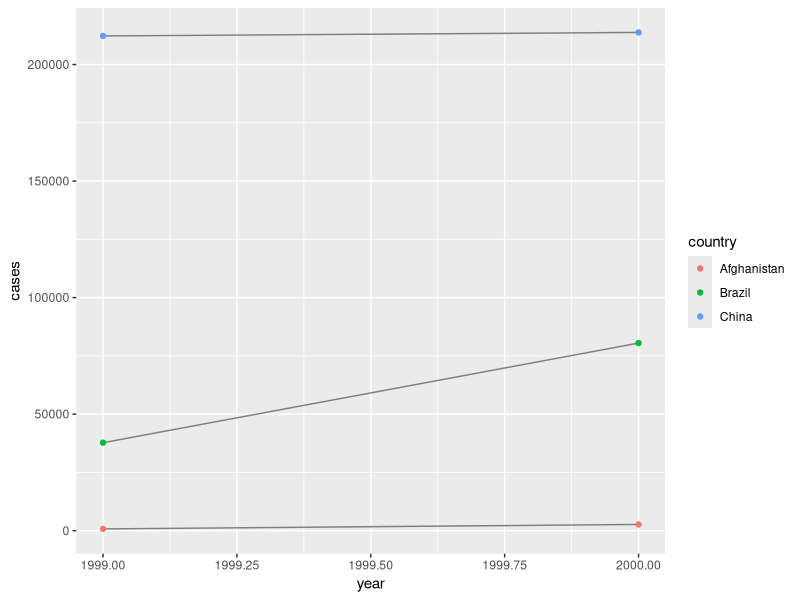
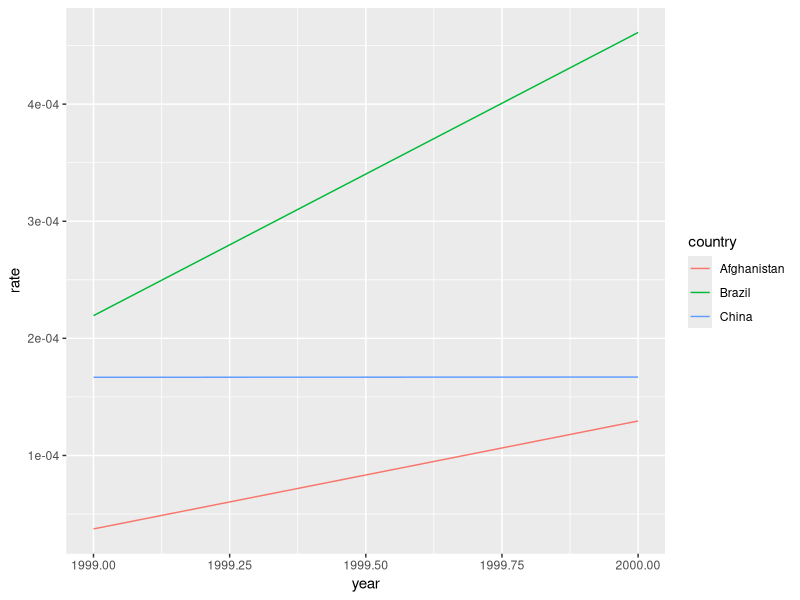

These charts were generated, in order, by the following R code: (Note: this script raises an error after producing the figures.)

library(tidyverse)

table1
table2
table3
table4a
table4b

table1 %>% mutate(rate=cases / population * 10000)
table1 %>% count(year, wt=cases)

library(ggplot2)
ggplot(table1, aes(year, cases)) +
  geom_line(aes(group=country), color="grey50") +
  geom_point(aes(color=country))


#Ex.1

#Ex.2

table2 %>% 
  mutate(cases=ifelse(type=='cases', count, 0),
         poputation=ifelse(type=='population', count, 0)) %>%
  group_by(country, year) %>%
  summarize(cases=sum(cases),
            population=sum(poputation),
            rate=sum(cases)/sum(poputation))


inner_join(table4a, table4b, by=c('country')) %>%
  select(country, `1999`=`1999.x`/`1999.y`)
  
inner_join(table4a, table4b, by=c('country')) %>%
  rename(cases_99=`1999.x`, cases_00=`2000.x`, pops_99=`1999.y`, pops_00=`2000.y`) %>%
  mutate(rate_99=cases_99/pops_99, rate_00=cases_00/pops_00)

#Ex.4
table2 %>%
  mutate(cases=ifelse(type=="cases", count, 0), population=ifelse(type=="population", count, 0)) %>%
  group_by(country, year) %>%
  summarize(rate=sum(cases)/sum(population)) %>%
  ggplot(aes(x=year, y=rate)) +
  geom_line(aes(color=country))


#複数の列を集めて、一つの列にまとめる
tidy4a <- table4a %>%
  gather(`1999`, `2000`, key="year", value="cases")

tidy4b <- table4b %>%
  gather(`1999`, `2000`, key="year", value="population")

left_join(tidy4a, tidy4b)


#一つの列を複数の列に分散させる
table2 %>% spread(key=type, value=count)


library(tidyverse)

#Ex.1
#year列の型情報がspreadした（列名にした）段階で失われる
stocks <- tibble(
  year = c(2015, 2015, 2016, 2016),
  half = c(1, 2, 1, 2),
  return = c(1.88, 0.59, 0.92, 0.17))

stocks %>%
  spread(key=year, value=return) %>%
  gather("year", "return", `2015`:`2016`)

st <- stocks %>%
  spread(key=year, value=return)

st %>% gather(`2015`, `2016`, key="year", value="return")
?gather #povot_longerにリニューアルされている


#Ex.2
#数字そのままを列名として認識しない
table4a %>%
  gather(`1999`, `2000`, key="year", value="cases")

#Ex.3
people <- tribble(
  ~name, ~key, ~value,
  "Phillip Woods","age", 45,
  "Phillip Woods","height", 186,
  "Phillip Woods","age", 50,
  "Jessica Cordero","age", 37,
  "Jessica Cordero","height", 156
)

#展開後の各行が一意である必要がある
people %>%
  group_by(name, key) %>%
  mutate(id = row_number()) %>%
  spread(key=key, value=value)

#Ex.4
preg <- tribble(
  ~pregnant, ~male, ~female,
  "yes", NA, 10,
  "no", 20, 12
)


preg %>%
  gather("male", "female", key="sex", value="cases") %>%
  spread(key=pregnant, value=cases)


table3 %>%
  separate(rate, into=c("cases", "population"), convert=T)


table3 %>%
  separate(year, into=c("century", "year"), sep=-1)

table3 %>%
  separate(year, into=c("a", "b", "c"), sep=c(1, 2))


#Ex1
#extra: 余りが出た時の処理
tibble(x=c("a,b,c", "d,e,f,g", "h,i,j")) %>%
  separate(x, c("one", "two", "three"), fill="merge")

#fill: 足らないときの処理
tibble(x=c("a,b,c", "d,e", "f,g,i")) %>%
  separate(x, c("one", "two", "three"), fill="right")

#Ex2
#remove: 元の列を残さない
table3 %>%
  separate(rate, into=c("cases", "population"), remove=T)

table1 %>%
  unite(rate, cases, population, sep="/", remove=F)

#Ex3
#extractは分割に用いる記号を正規表現で表す
?extract

df <- data.frame(x = c(NA, "a-b", "a-d", "b-c", "d-e"))
df %>% extract(x, "A")
df %>% extract(x, c("A", "B"), "([[:alnum:]]+)-([[:alnum:]]+)")

library(tidyverse)
?separate
?extract

stocks <- tibble(
  year=c(2015, 2015, 2015, 2015, 2016, 2016, 2016),
  qtr=c(1, 2, 3, 4, 2, 3, 4),
  return=c(1.88, 0.59, 0.35, NA, 0.92, 0.17, 2.66)
)

stocks %>%
  spread(key=year, value=return)

stocks %>%
  spread(key=year, value=return) %>%
  gather(`2015`, `2016`, key="year", value="return", na.rm=T)

stocks %>%
  complete(year, qtr)

stocks %>% fill(return)

c(1:2, 1)

#Ex.1
ともに補完に用いる値を指摘できる


#Ex.2
?fill
#.direction: 前後どちらの数値で補完するかを指定


#Case Study

who
View(who5)

#一旦リスト形式にまとめる
who %>%
  gather(new_sp_m014:newrel_f65, key="key", value="cases", na.rm=T) %>%
  mutate(key=stringr::str_replace(key, "newrel", "new_rel")) %>%
  separate(key, c("new", "type", "sexage"), sep="_") %>%
  select(-new, -iso2, -iso3) %>%
  separate(sexage, c("sex", "age"), sep=1)




who1 <- who %>%
  gather(new_sp_m014:newrel_f65, key="key",
         value="cases",
         na.rm=T)

#変数の確認
who_cnt <- who1 %>% count(key)


#変数名を統一する
who2 <- who1 %>%
  mutate(key=stringr::str_replace(key, "newrel", "new_rel"))

#文字列変数を分ける、細かくグルーピングできるように
who3 <- who2 %>%
  separate(key, c("new", "type", "sexage"), sep="_")

#不要な情報（列）を落とす
who3 %>% count(new)

who4 <- who3 %>%
  select(-new, -iso2, -iso3)

who5 <- who4 %>%
  separate(sexage, c("sex", "age"), sep=1)





#Ex1

#完全にない: 国として存在しない
#NA: 統計がない
#0: 症例がない
#NAは暗黙的欠損値である

View(who_chk3)
who_chk1 <- who %>%
  gather(new_sp_m014:newrel_f65, key="key",
         value="cases",
         na.rm=T) %>%
  count(country)

who_chk2 <- who %>%
  gather(new_sp_m014:newrel_f65, key="key",
         value="cases",
         na.rm=F) %>%
  count(country)

who_chk3 <- who %>% filter(country=="Serbia")

who_chk3 <- who %>% 
  group_by(year) %>%
  summarize(cnt=n())

#Ex.2
#separate時に不具合が生じる


#Ex.3
View(who_chk4)
who %>% 
  group_by(country) %>%
  summarize(cnt=n(), cnt_iso2=n_distinct(iso2), cnt_iso3=n_distinct(iso3)) %>%
  filter(cnt_iso2>1 | cnt_iso3>1)

#Ex.4
library(tidyverse)
who5_JP <- who5 %>% filter(country=="Japan")
View(who5_JP)

who5_JP %>% 
  group_by(year, type) %>%
  summarize(cases=sum(cases)) %>%
  spread(key=type, value=cases)

who5_JP %>%
  filter(type=="rel")

who5 %>%
  filter(type=="sp") %>%
  group_by(country, year, sex) %>%
  summarize(cases=sum(cases)) %>%
  ggplot() +
  geom_line(aes(x=year, y=cases, color=country)) +
  facet_wrap(~sex, ncol=1)



who5 %>%
  filter(type=="sp") %>%
  group_by(country) %>%
  summarize(sum_cases=sum(cases)) %>%
  arrange(desc(sum_cases))

who5 %>%
  filter(type=="sp", country %in% c("India", "China", "Indonesia", "South Africa", "Bangladesh")) %>%
  group_by(country, year, sex) %>%
  summarize(cases=sum(cases)) %>%
  ggplot() +
  geom_line(aes(x=year, y=cases, color=country)) +
  facet_wrap(~sex, ncol=1)

